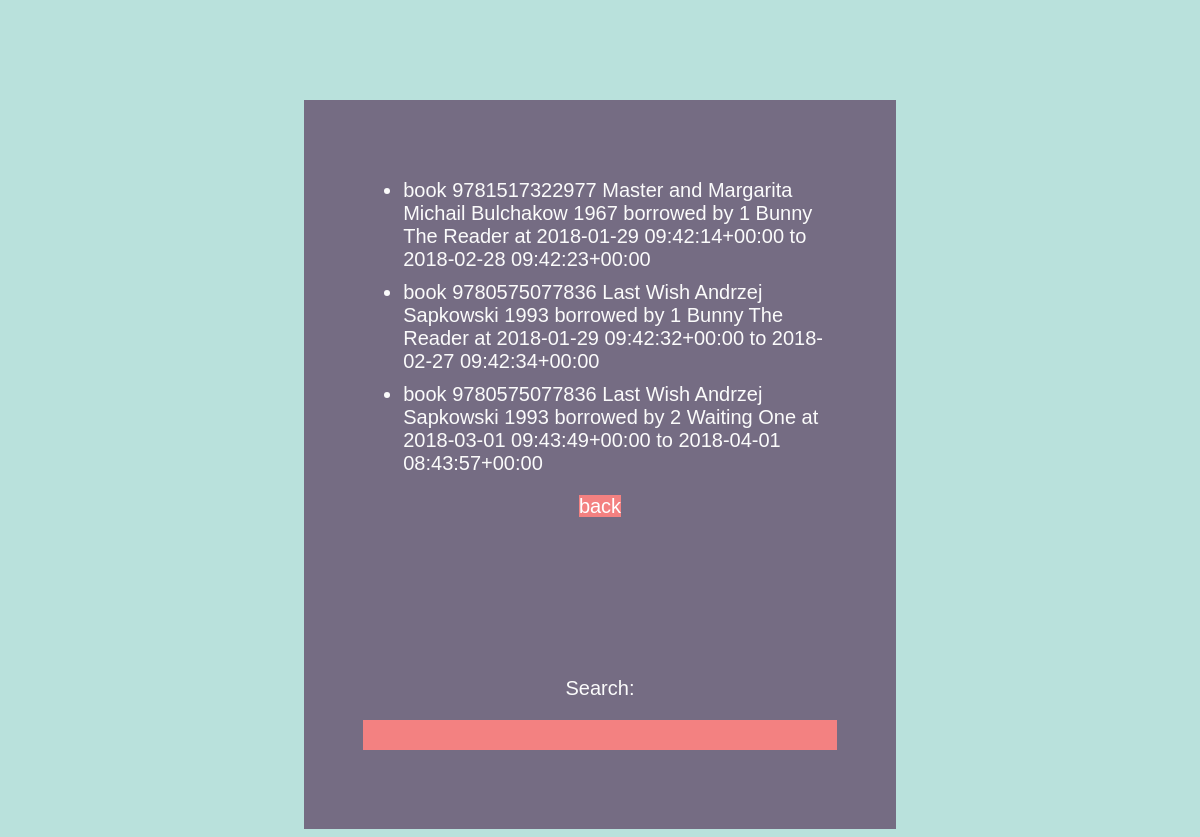
The app's page /borrowings/ with its own data.
### dbapp/models.py (models this page shows)
class Borrowing(models.Model):
    isbn = models.ForeignKey(Book, on_delete=models.CASCADE)
    rid = models.ForeignKey(Reader, on_delete=models.CASCADE)
    rent_date = models.DateTimeField()
    return_date =models.DateTimeField()
    def __str__(self):
        return "book {} borrowed by {} at {} to {}".format(self.isbn, self.rid, self.rent_date, self.return_date)

class Book(models.Model):
    isbn = models.IntegerField(primary_key=True)
    title = models.CharField(max_length=200)
    author = models.CharField(max_length=200)
    year = models.IntegerField()
    def __str__(self):
        return "{} {} {} {}".format(self.isbn, self.title, self.author, self.year)

class Reader(models.Model):
    id = models.IntegerField(primary_key=True)
    name = models.CharField(max_length=200)
    def __str__(self):
        return str(self.id) + " " + self.name

### dbapp/views.py (the view)
# urls.py: path('borrowings/', views.borrowings, name='borrowings'),
def borrowings(request):
    template = loader.get_template("dbapp/list.html")
    found = list()
    try:
        fillFound(request.GET.get('keyword'), Borrowing, found)
    except:
        print("no keyword")
    context = { 'objects_list' : Borrowing.objects.all(),
    'found' : found }
    return HttpResponse(template.render(context, request))

### dbapp/views.py (called while the page is built)
def fillFound(keyword, model, found):
    for entry in model.objects.all():
        if keyword in str(entry):
            if model is Book:
                found.append(entry.isbn)
            else:
                found.append(entry.id)

### dbapp/templates/dbapp/list.html (shortened to what this page needs)
{% load static %}
<link rel="stylesheet" type="text/css" href="{% static 'dbapp/custom.css' %}" />
<div>
{% if objects_list%}
  <ul>
  {% for object in objects_list %}
    {% if object.id in found or object.isbn in found %}
      <li class="marked"> {{ object }} </li>
    {% else %}
      <li> {{ object }} </li>
    {% endif %}
  {% endfor %}
  </ul>
{% else %}
  <p> Nothing to show </p>
{% endif %}
<p id="linkback">
<a href="/">back</a>
</p>
</div>
<div>
  <p> Search: </p>
  <form action={{request.path}}>
  <input name="keyword"></input>
</div>

### dbapp/static/dbapp/custom.css (style rules this page uses)
div { color: #FBFBFB; margin: 0 auto; padding: 5%; width: 40%; font-size:20; background-color: #756C83; font-family: sans-serif; }
input { width: 100%; font-size:24; color: WHITE; text-align: center; background-color: #F38181; border: NONE; }
li { margin: 0 0 10px 0 }
a:link, a:visited { color: WHITE; text-decoration: none; margin: 10 10 10 10; background-color: #F38181; }
p { text-align: center; }

### records on screen
Borrowing: isbn+rid+rent_date "book 9781517322977 Master and Margarita Michail Bulchakow 1967 borrowed by 1 Bunny The Reader at 2018-01-29 09:42:14+00:00 to 2018-02-28 09:42:23+00:00"
Borrowing: isbn+rid+rent_date "book 9780575077836 Last Wish Andrzej Sapkowski 1993 borrowed by 1 Bunny The Reader at 2018-01-29 09:42:32+00:00 to 2018-02-27 09:42:34+00:00"
Borrowing: isbn+rid+rent_date "book 9780575077836 Last Wish Andrzej Sapkowski 1993 borrowed by 2 Waiting One at 2018-03-01 09:43:49+00:00 to 2018-04-01 08:43:57+00:00"
